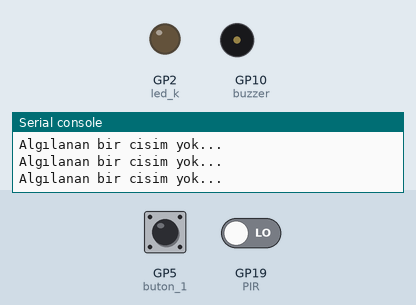
This program was run on a simulated Raspberry Pi Pico running MicroPython. Parts: output pins drawn as LEDs (lit = HIGH), buzzer (waves = sounding), the last lines printed to the serial console. Dashed ring = blinking. The inputs (shaded band) are chosen by the test bench; at power-on: GP19 (PIR) LOW, GP5 (buton_1) LOW.

Above: at 1.2 s.
1.3 s: GP19 (PIR) driven HIGH
At 1.51 s:
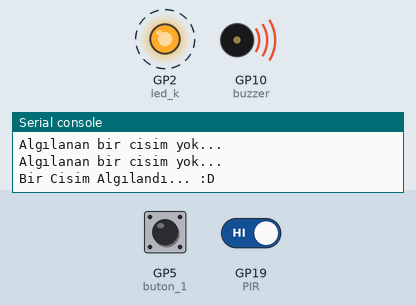
4.3 s: GP5 (buton_1) pulled HIGH for 0.6 s
At 4.7 s:
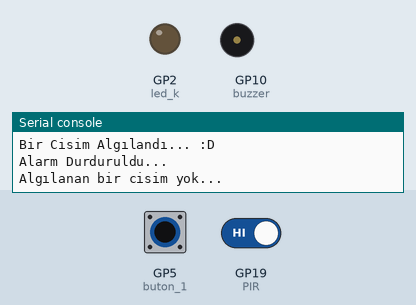
Timing chart, 0 to 13.3 s (numbered marks = the images above; inputs shaded):
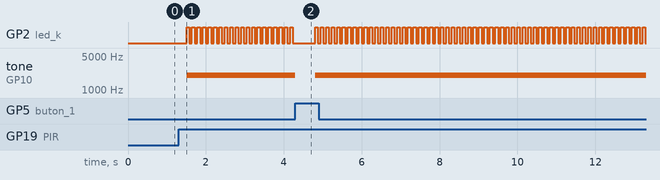

The program:

26_4_PIR_Buton.py
```python
#PIR ve buton kullanımı, kesme#                     #// PIR Sensörününü buton kesmesi kullanarak durduran uygulamadır. //#

from machine import Pin,PWM
import utime

pressed = False

led_k = Pin(2, Pin.OUT)   # Alarm Işığı

buzzer = PWM(Pin(10))
buzzer.freq(2000);
buzzer.duty_u16(0)

PIR = Pin(19, Pin.IN, Pin.PULL_DOWN)
buton_1 = Pin(5, Pin.IN, Pin.PULL_DOWN)  # Alarm durdurma butonu

led_k.value(0)
buzzer.duty_u16(0)
alarm_durum = True

def buton_1_handler(pin):
    global pressed
    global alarm_durum
    if not pressed:
        pressed= True
        print("Alarm Durduruldu...")
        buzzer.duty_u16(0)
        led_k.value(0)
        PIR.value(0)
        alarm_durum = False

buton_1.irq(trigger=Pin.IRQ_RISING, handler=buton_1_handler)

while True:
    if PIR.value():                         # PIR Sensörü True(1) olduğunda
        print("Bir Cisim Algılandı... :D")


        for j in range(180):
            if alarm_durum == False:        # Alarm çalarken butona basılırsa döngüden çıkar.
                break

            buzzer.duty_u16(40000)
            led_k.toggle()
            utime.sleep_ms(70)
            buzzer.duty_u16(0)

    led_k.value(0)
    buzzer.duty_u16(0)
    print("Algılanan bir cisim yok...")

    utime.sleep(0.5)                     # Her yarım saniyede kontrol eder.
    pressed = False
    alarm_durum = True                 # Daha önceden butona basıldıysa butonu eski haline getirmek için.
    PIR.value(0)
```

Measured:
- after the input at 1.3 s, GP2 (led_k): alternates HIGH for 0.07 s and LOW for 0.07 s, starting after 0.20 s; tone on GP10 (buzzer): silent → 2000 Hz after 0.20 s
- after the input at 4.3 s, tone on GP10 (buzzer): 2000 Hz → silent at once, → 2000 Hz 0.51 s later
